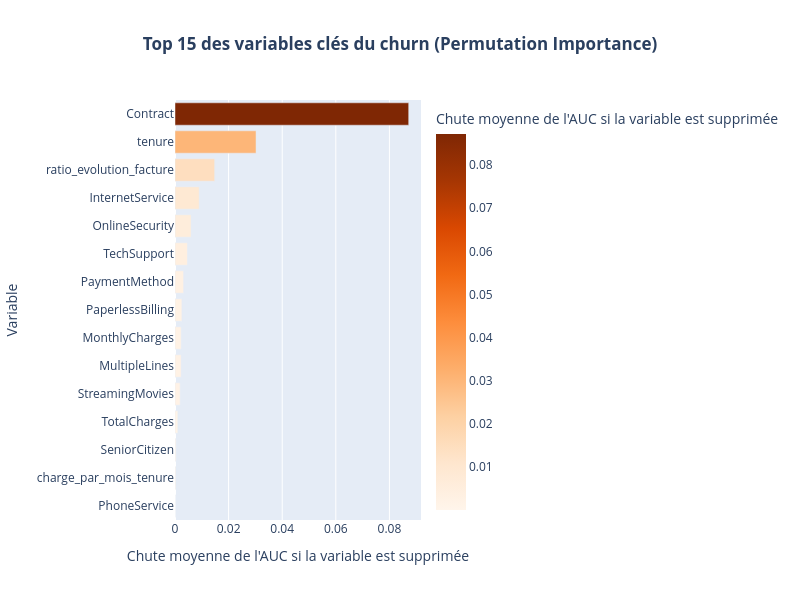

Notebook cell for this chart:
### Markdown cell above
Afin d'interpréter les décisions du modèle XGBoost et de comprendre les facteurs clés du churn, nous utilisons la méthode de la Permutation Importance évaluée directement sur le jeu de test. Le graphique qui suit présente le top 15 des variables ordonnées par leur pouvoir explicatif.

### Code cell
# Calcul de la permutation importance sur le jeu de test
resultat_permutation = permutation_importance(
    searchCV_xgb, X_test, y_test, 
    n_repeats=10, random_state=42, scoring='roc_auc', n_jobs=-1
)

# Création du DataFrame pour classer les variables
df_importance = pd.DataFrame({
    'Variable': X_test.columns,
    'Importance_Moyenne': resultat_permutation.importances_mean
}).sort_values(by='Importance_Moyenne', ascending=False)

# Top 15 pour le graphique
top_15_importance = df_importance.head(15)

print("--- Les 5 variables les plus importantes pour XGBoost ---")
print(top_15_importance.head(5))

# Representation graphique du top 15 des variables
fig = px.bar(
    top_15_importance, 
    x='Importance_Moyenne', 
    y='Variable',
    orientation='h',
    title="<b>Top 15 des variables clés du churn (Permutation Importance)",
    labels={'Importance_Moyenne': "Chute moyenne de l'AUC si la variable est supprimée"},
    color='Importance_Moyenne',
    color_continuous_scale='Oranges'
)
fig.update_layout(yaxis={'categoryorder':'total ascending'}, width=800, height=600, title_x=0.5)
fig.write_image("../reports/figures/permutation_importance.png", scale=3)
fig.show()

### Figure 1 — Plotly figure (JSON) as saved in the notebook; plotly's stock layout.template omitted (floating-point values rounded to 4 significant figures)
{"data": [{"hovertemplate": "Chute moyenne de l'AUC si la variable est supprimée=%{marker.color}<br>Variable=%{y}<extra></extra>", "legendgroup": "", "marker": {"color": [0.0872, 0.03024, 0.0148, 0.00903, 0.005988, 0.004615, 0.003206, 0.002567, 0.002293, 0.002271, 0.00192, 0.001057, 0.0004167, 0.000342, 8.318e-05], "coloraxis": "coloraxis", "pattern": {"shape": ""}}, "name": "", "orientation": "h", "showlegend": false, "textposition": "auto", "type": "bar", "x": [0.0872, 0.03024, 0.0148, 0.00903, 0.005988, 0.004615, 0.003206, 0.002567, 0.002293, 0.002271, 0.00192, 0.001057, 0.0004167, 0.000342, 8.318e-05], "xaxis": "x", "y": ["Contract", "tenure", "ratio_evolution_facture", "InternetService", "OnlineSecurity", "TechSupport", "PaymentMethod", "PaperlessBilling", "MonthlyCharges", "MultipleLines", "StreamingMovies", "TotalCharges", "SeniorCitizen", "charge_par_mois_tenure", "PhoneService"], "yaxis": "y"}], "layout": {"barmode": "relative", "coloraxis": {"autocolorscale": false, "colorbar": {"title": {"text": "Chute moyenne de l'AUC si la variable est supprimée"}}, "colorscale": [[0, "rgb(255,245,235)"], [0.125, "rgb(254,230,206)"], [0.25, "rgb(253,208,162)"], [0.375, "rgb(253,174,107)"], [0.5, "rgb(253,141,60)"], [0.625, "rgb(241,105,19)"], [0.75, "rgb(217,72,1)"], [0.875, "rgb(166,54,3)"], [1, "rgb(127,39,4)"]]}, "height": 600, "legend": {"tracegroupgap": 0}, "title": {"text": "<b>Top 15 des variables clés du churn (Permutation Importance)", "x": 0.5}, "width": 800, "xaxis": {"anchor": "y", "domain": [0, 1], "title": {"text": "Chute moyenne de l'AUC si la variable est supprimée"}}, "yaxis": {"anchor": "x", "categoryorder": "total ascending", "domain": [0, 1], "title": {"text": "Variable"}}}}
